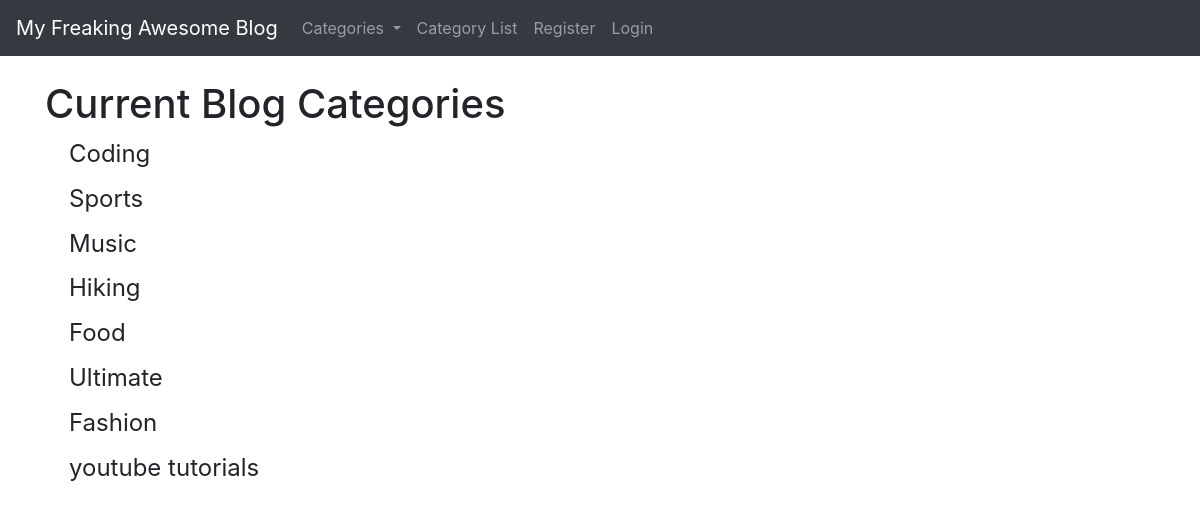
Screenshot of /category-list with the database file from the repository.
### tutorialblog/models.py (models this page shows, shortened)
class Category(models.Model):
    name =  models.CharField(max_length = 255)
    def __str__(self):
        return self.name #lets us see category name on the admin back end

### tutorialblog/views.py (the view)
# urls.py: path('category-list', CategoryListView, name = "category-list"),  #<> will have the category that it is; note we name it cats here, and then have to use this name in CategoryView
def CategoryListView(request):
    cat_menu_list = Category.objects.all() # this grabs out everything in our category model, namely the names and then assign it to the var
    return render(request, 'category_list.html', {'cat_menu_list':cat_menu_list})

### tutorialblog/templates/category_list.html (shortened to what this page needs)
{% extends 'base.html' %}
{% block content %}
<h1> Current Blog Categories </h1>
{% if cat_menu_list %}
    {% for item in cat_menu_list %}
    <h4><a class="dropdown-item" href="{% url 'category' item %}">{{item}}</a></h4>
    {% endfor %}
{% endif %}
{% endblock %}

### rows the page displays
Category: name "Coding"
Category: name "Sports"
Category: name "Music"
Category: name "Hiking"
Category: name "Food"
Category: name "Ultimate"
Category: name "Fashion"
Category: name "youtube tutorials"
